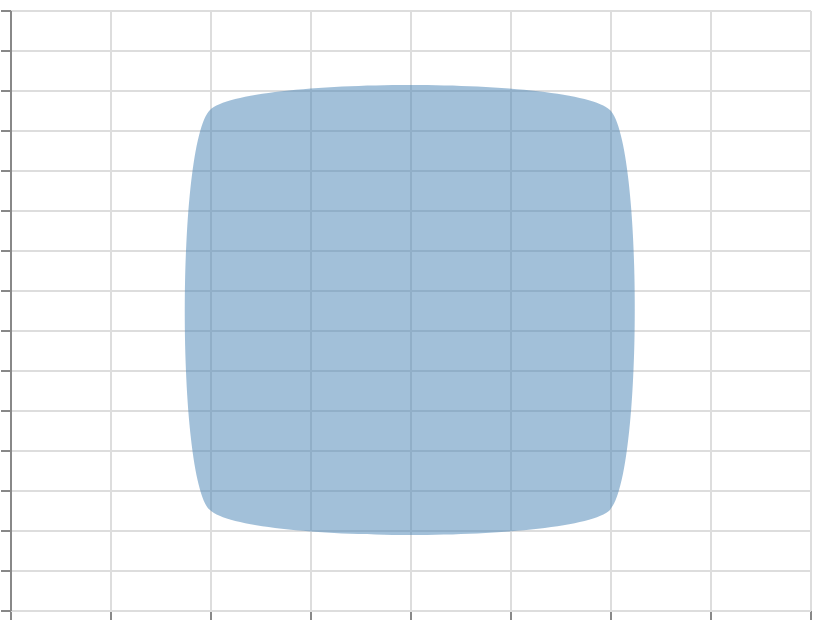

Write the Vega-Lite specification saved for this chart.
### Vega specification from a JSON file in a GitHub repository (floating-point values rounded to 4 significant figures)
{"$schema": "https://vega.github.io/schema/vega/v6.json", "width": 400, "height": 300, "padding": 5, "autosize": "none", "data": [{"name": "table", "values": [{"x": 100, "y": 50}, {"x": 300, "y": 50}, {"x": 300, "y": 250}, {"x": 100, "y": 250}]}], "scales": [{"name": "x", "type": "linear", "domain": [0, 400], "range": "width"}, {"name": "y", "type": "linear", "domain": [0, 300], "range": [{"signal": "height"}, 0]}], "marks": [{"type": "area", "from": {"data": "table"}, "encode": {"update": {"x": {"scale": "x", "field": "x"}, "y": {"scale": "y", "field": "y"}, "y2": {"scale": "y", "value": 0}, "fill": {"value": "steelblue"}, "fillOpacity": {"value": 0.5}, "interpolate": {"value": "cardinal-closed"}, "tension": {"value": 0.5}}}}], "axes": [{"scale": "x", "orient": "bottom", "grid": true, "labels": false}, {"scale": "y", "orient": "left", "grid": true, "labels": false}]}
